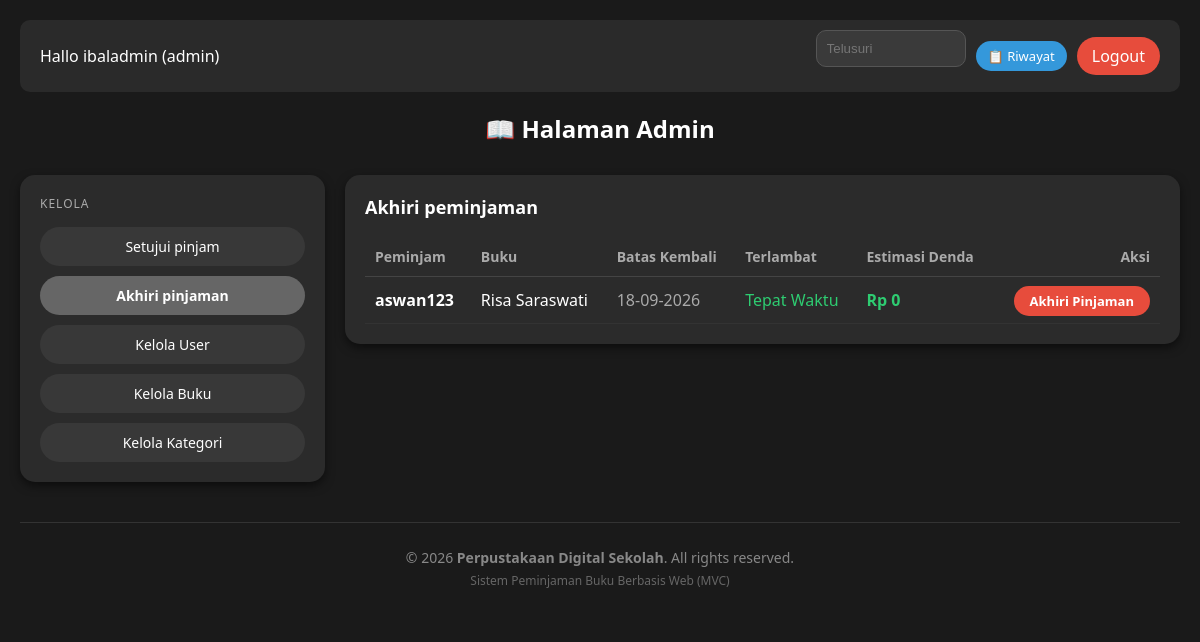
The app's page /index.php?page=admin&action=akhiriPinjaman (signed in) with its own data.
### tables this page shows
CREATE TABLE `peminjaman` (
  `id_pinjam` int(11) NOT NULL,
  `id_user` int(11) NOT NULL,
  `id_buku` int(11) NOT NULL,
  `jumlah` int(11) NOT NULL DEFAULT 1,
  `tgl_pinjam` date NOT NULL,
  `tanggal_kembali_rencana` date DEFAULT NULL,
  `tanggal_dikembalikan` date DEFAULT NULL,
  `tgl_kembali` date NOT NULL,
  `status` enum('menunggu','dipinjam','selesai','ditolak') DEFAULT 'menunggu',
  `denda` int(11) DEFAULT 0
);

CREATE TABLE `user` (
  `id_user` int(11) NOT NULL,
  `nama` varchar(100) NOT NULL,
  `email` varchar(100) NOT NULL,
  `nis` varchar(20) DEFAULT NULL,
  `kelas` varchar(50) DEFAULT NULL,
  `password` varchar(255) NOT NULL,
  `role` enum('admin','siswa') NOT NULL DEFAULT 'siswa'
);

CREATE TABLE `buku` (
  `id_buku` int(11) NOT NULL,
  `nama_buku` varchar(150) NOT NULL,
  `id_kategori` int(11) NOT NULL,
  `stok` int(11) NOT NULL DEFAULT 0,
  `gambar` varchar(255) DEFAULT NULL
);

### controllers/AdminController.php (called while the page is built, shortened)
<?php
require_once 'models/PinjamModel.php';
class AdminController {
    private $pinjamModel;
    public function __construct() {
        $database = new Database();
        $this->db = $database->getConnection();
        $this->pinjamModel = new PinjamModel($this->db);
    }
    public function akhiriPinjaman() {
        $search = $_GET['search'] ?? '';
        $activePinjaman = $this->pinjamModel->getActivePinjaman($search);
        require_once 'views/admin/akhiri_pinjaman.php';
    }
}

### config/Database.php (called while the page is built, shortened)
<?php
class Database {
    private $host = "localhost";
    private $user = "root";
    private $pass = "";
    private $dbname = "db_peminjamanbuku2";
    public function getConnection() {
        $this->conn = null;
        try {
            $this->conn = new PDO("mysql:host=" . $this->host . ";dbname=" . $this->dbname, $this->user, $this->pass);
            $this->conn->setAttribute(PDO::ATTR_ERRMODE, PDO::ERRMODE_EXCEPTION);
        } catch(PDOException $exception) {
            echo "Connection error: " . $exception->getMessage();
        }
        return $this->conn;
    }
}

### models/PinjamModel.php (called while the page is built, shortened)
<?php
class PinjamModel {
    private $conn;
    private $table = 'peminjaman';
    public function __construct($db) {
        $this->conn = $db;
    }
    public function getActivePinjaman($search = '') {
    $query = "SELECT p.*, b.nama_buku, u.nama AS nama_siswa
              FROM " . $this->table . " p
              JOIN buku b ON p.id_buku = b.id_buku
              JOIN user u ON p.id_user = u.id_user
              WHERE p.status = 'dipinjam'";
    $query .= " ORDER BY p.id_pinjam DESC";
    $stmt = $this->conn->prepare($query);
    $stmt->execute();
    return $stmt->fetchAll(PDO::FETCH_ASSOC);
}
}

### views/admin/akhiri_pinjaman.php (the view, shortened to what this page needs)
<?php include 'views/layout/header.php'; ?>
<div class="header-bar">
    <div>Hallo <?= htmlspecialchars($_SESSION['user']['nama']); ?> (admin)</div>
    <div style="display: flex; align-items: center; gap: 10px;">
        <form method="GET" action="index.php" style="display:inline;">
            <input type="text" name="search" placeholder="Telusuri" value="<?= htmlspecialchars($_GET['search'] ?? ''); ?>" class="input-dark" style="width:150px;">
        </form>
        <a href="index.php?page=admin&action=riwayatPinjam" class="btn btn-blue" style="border-radius: 15px; font-size: 13px; padding: 6px 12px;">📋 Riwayat</a>
        <a href="index.php?page=logout" class="btn btn-red">Logout</a>
    </div>
</div>
<h2 style="text-align:center; margin-bottom: 30px;">📖 Halaman Admin</h2>
<div style="display: flex; gap: 20px; align-items: flex-start;">
    <div class="card" style="flex: 1; min-width: 200px; padding: 20px; box-sizing: border-box;">
        <p style="color: #aaa; margin-top: 0; margin-bottom: 15px; font-size: 12px; letter-spacing: 1px; text-transform: uppercase;">Kelola</p>
        <div class="sidebar-menu">
            <a href="index.php?page=admin&action=dashboard" class="btn-sidebar">Setujui pinjam</a>
            <a href="index.php?page=admin&action=akhiriPinjaman" class="btn-sidebar active">Akhiri pinjaman</a>
            <a href="index.php?page=admin&action=kelolaUser" class="btn-sidebar">Kelola User</a>
            <a href="index.php?page=admin&action=kelolaBuku" class="btn-sidebar">Kelola Buku</a>
            <a href="index.php?page=admin&action=kelolaKategori" class="btn-sidebar">Kelola Kategori</a>
        </div>
    </div>
    <div class="card" style="flex: 3; box-sizing: border-box;">
        <h3 style="margin-top: 0; font-size: 18px;">Akhiri peminjaman</h3>
        <div class="table-container">
            <table style="width: 100%; border-collapse: collapse;">
    <thead>
        <tr style="color: #aaa; font-size: 14px; text-align: left; border-bottom: 1px solid #444;">
            <th style="padding: 10px;">Peminjam</th>
            <th style="padding: 10px;">Buku</th>
            <th style="padding: 10px;">Batas Kembali</th>
            <th style="padding: 10px;">Terlambat</th>
            <th style="padding: 10px;">Estimasi Denda</th>
            <th style="padding: 10px; text-align: right;">Aksi</th>
        </tr>
    </thead>
    <tbody>
        <?php if (!empty($activePinjaman)): ?>
            <?php foreach ($activePinjaman as $p): ?>
            <?php
                $hari_terlambat = 0;
                $estimasi_denda = 0;
            ?>
            <tr style="border-bottom: 1px solid #333;">
                <td style="padding: 12px 10px; font-weight: bold;"><?= htmlspecialchars($p['nama_siswa']); ?></td>
                <td style="padding: 12px 10px;"><?= htmlspecialchars($p['nama_buku']); ?></td>
                <td style="padding: 12px 10px; color: #aaa;"><?= !empty($p['tgl_kembali']) ? date('d-m-Y', strtotime($p['tgl_kembali'])) : '-'; ?></td>
                <td style="padding: 12px 10px;">
                    <?php if ($hari_terlambat > 0): ?>
                        <span style="color: #e74c3c; font-weight: bold;"><?= $hari_terlambat; ?> Hari</span>
                    <?php else: ?>
                        <span style="color: #2ecc71;">Tepat Waktu</span>
                    <?php endif; ?>
                </td>
                <td style="padding: 12px 10px; font-weight: bold; color: <?= $estimasi_denda > 0 ? '#e74c3c' : '#2ecc71'; ?>;">
                    Rp <?= number_format($estimasi_denda, 0, ',', '.'); ?>
                </td>
                <td style="padding: 12px 10px; text-align: right;">
                    <a href="index.php?page=admin&action=prosesAkhiriPinjaman&id=<?= $p['id_pinjam']; ?>"
                       class="btn-action btn-finish"
                       onclick="return confirm('<?= $estimasi_denda > 0 ? 'Peminjaman terlambat! Total Denda: Rp ' . number_format($estimasi_denda, 0, ',', '.') . '. Akhiri peminjaman?' : 'Akhiri peminjaman ini?'; ?>');">
                       Akhiri Pinjaman
                    </a>
                </td>
            </tr>
            <?php endforeach; ?>
        <?php else: ?>
            <tr>
                <td colspan="6" style="text-align: center; color: #888; padding: 20px;">Tidak ada transaksi peminjaman yang sedang aktif.</td>
            </tr>
        <?php endif; ?>
    </tbody>
</table>
        </div>
    </div>
</div>
<?php include 'views/layout/footer.php'; ?>

### views/layout/header.php (style rules this page uses)
body { background-color: #1a1a1a; color: #ffffff; font-family: 'Segoe UI', Tahoma, Geneva, Verdana, sans-serif; margin: 0; padding: 20px; }
.header-bar { display: flex; justify-content: space-between; align-items: center; padding: 10px 20px; background-color: #2a2a2a; border-radius: 10px; margin-bottom: 20px; }
.card { background-color: #2b2b2b; border-radius: 15px; padding: 20px; box-shadow: 0 4px 10px rgba(0,0,0,0.5); }
.btn { background-color: #555; color: white; border: none; padding: 8px 15px; border-radius: 20px; cursor: pointer; text-decoration: none; display: inline-block; }
.btn-blue { background-color: #3498db; }
.btn-red { background-color: #e74c3c; }
.input-dark { background-color: #3a3a3a; border: 1px solid #555; color: white; padding: 10px; border-radius: 10px; width: 100%; box-sizing: border-box; margin-bottom: 15px; }
table { width: 100%; border-collapse: collapse; }
th, td { padding: 12px; text-align: left; }
tr { border-bottom: 1px solid #333; }

### views/admin/akhiri_pinjaman.php (style rules this page uses)
.table-container { margin-top: 15px; }
.btn-action { padding: 6px 16px; border-radius: 15px; text-decoration: none; color: white; font-size: 13px; font-weight: bold; }
.btn-finish { background-color: #e74c3c; }
.sidebar-menu { display: flex; flex-direction: column; gap: 10px; width: 100%; box-sizing: border-box; }
.btn-sidebar { display: block; width: 100%; padding: 10px 14px; background-color: #383838; color: #ffffff; text-decoration: none; text-align: center; border-radius: 20px; font-size: 14px; font-weight: 500; box-sizing: border-box; transition: background-color 0.2s, transform 0.1s; }
.btn-sidebar.active { background-color: #666666; font-weight: bold; }

### records on screen
peminjaman: id_user.nama "aswan123", id_buku.nama_buku "Risa Saraswati", tgl_kembali "18-09-2026", estimasi_denda "0"

### other values on screen
$_SESSION['user']['nama'] "ibaladmin"
